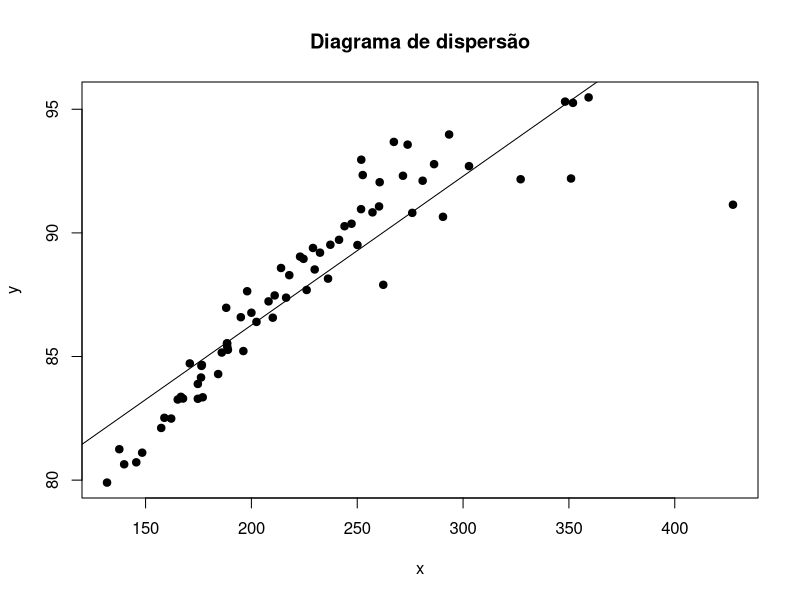
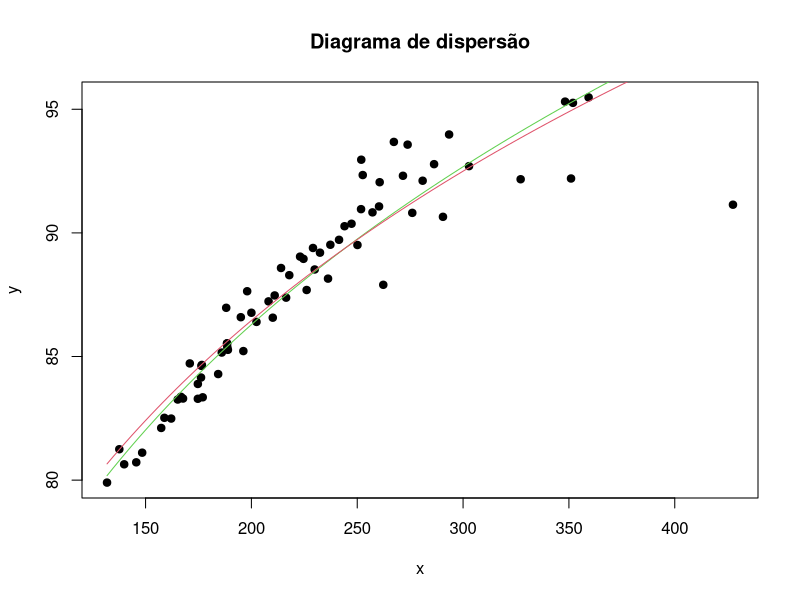

The R source for these figures, in order:
# Lista 7

# Exercício 1
setwd("/home/gui/Área de Trabalho/lista 7")
Dados <- read.csv("data.csv",header = T)

attach(Dados)

n <- length(y)

# item a
plot(y~x, main="Diagrama de dispersão", pch=19)
abline(lm(y~x))

# item d

EF = function(x,theta0,epsilon=10^(-6), it=1000){ # Dados, estimativa inicial, erro, iterações
  
  U <- function(b0,b1,s2){ # Função Escore
    U1 <- 1/s2*sum(x^b1*(y-b0*x^b1))
    U2 <- b0/s2*sum(x^b1*log(x)*(y-b0*x^b1))
    U3 <- -n/2*(1/s2)+sum(2/(2*s2)^2*((y-(b0*x^b1))^2))
    return (c(U1,U2,U3))
  }
  
  IF <- function(b0,b1,s2){ # Matriz informação de Fisher
    IF11 <- -(1/(2*s2)*sum((2*(x^b1*x^b1))))
    IF12 <- 1/(2*s2)*sum((2*(x^b1*log(x)*(y-(b0*x^b1))-x^b1*(b0*(x^b1*log(x))))))
    IF13 <- -(2/(2*s2)^2*sum((2*(x^b1*(y-(b0*x^b1))))))
    IF22 <- 1/(2*s2)*sum((2*(b0*(x^b1*log(x)*log(x))*(y-(b0*x^b1))-b0*(x^b1*log(x))*(b0*(x^b1*log(x))))))
    IF23 <- -(2/(2*s2)^2*sum((2*(b0*(x^b1*log(x))*(y-(b0*x^b1))))))
    IF33 <- -(2*(2*(2*(2*s2)))/((2*s2)^2)^2*sum(((y-(b0*x^b1))^2)) -n/2*(1/s2^2))
    M <- matrix(c(IF11,IF12,IF13,IF12,IF22,IF23,IF13,IF23,IF33),3,3)
    return (M)
  }
  
  erro <- 10
  j <- 0
  b0 <- numeric()
  b1 <- numeric()
  s2 <- numeric()
  b0[1] <-theta0[1]
  b1[1] <-theta0[2]
  s2[1] <-theta0[3]
  
  while(erro > epsilon & j < it){
    j <- j+1
    Aux <- c(b0[j],b1[j],s2[j]) - solve(IF(b0[j],b1[j],s2[j]))%*%U(b0[j],b1[j],s2[j])
    b0[j+1] <- Aux[1]
    b1[j+1] <- Aux[2]
    s2[j+1] <- Aux[3]
    erro <- max(abs(c(b0[j+1]-b0[j],b1[j+1]-b1[j],s2[j+1]-s2[j])))
  }
  
  S <- list()
  S$erro <- erro
  S$Iteracoes <- j
  S$theta <- c(b0[j+1],b1[j+1],s2[j+1])
  S$IF <- IF(b0[j+1],b1[j+1],s2[j+1])
  S$U <- U(b0[j+1],b1[j+1],s2[j+1])
  return(S)
}

# Encontrando as estimativas de MV para theta
theta0 <-  c(10,10,10) # Estimativa inicial
fit <- EF(x,theta0)

# Estimativas:
fit$theta
fit$Iteracoes
# Verificando se os autovalores são negativos
eigen(fit$IF) # Autovalores são estritamente negativos -> ponto de máximo

# E(Y) para cada modelo (modelo não linear) - Escore-Fisher
f1 <- function(x) fit$theta[1]*x^fit$theta[2]

# item e

# Função de log-verossimilhança
log.veross =function(theta){
  b0 = theta[1]
  b1 = theta[2]
  s2 = theta[3]
  return( -(-n/2*log(s2)-1/(2*s2)*sum((y-(b0*x^b1))^2)))
}

# Obtendo estimativas iniciais tentando linearizar o modelo
fit00 = lm(y^1/2 ~ x)
theta00 = c(fit00$coef,summary(fit00)$sigma^2)

# Obtendo as estimativas de MV usando a função optim
fib1 = suppressWarnings(optim(theta00,log.veross, hessian=TRUE))

# E(Y) para cada modelo (modelo não linear) - optim()
f2 = function(x) fib1$par[1]*x^fib1$par[2]

# Exercicio 2

# Função de log-verossimilhança
log.v <- function(theta){
  b0 <- theta[1]
  b1 <- theta[2]
  g0 <- theta[3]
  g1 <- theta[4]
  return( -(-1/2*sum(g0+g1*x)-1/2*sum((y-b0*x^b1)^2/(exp(g0+g1*x)))))
}

# Obtendo estimativas iniciais tentando linearizar o modelo
fit01 = lm(log(y) ~ x)
theta01 = c(37,0.2,-1,0)

# Obtendo as estimativas de MV usando a função optim
fib2 <- suppressWarnings(optim(theta01,log.v, hessian=TRUE))
fib2$par
fib2$convergence
fib2$counts

f3 <- function(x) fib2$par[1]*x^fib2$par[2]

plot(y~x, main="Diagrama de dispersão", pch=19)
curve(f3,add=T, pch=15,col=3)
curve(f1,add=T, pch=15,col=2)

nls(y~b0*x^b1,data=Dados,start=c(b0=3,b1=0.2))

